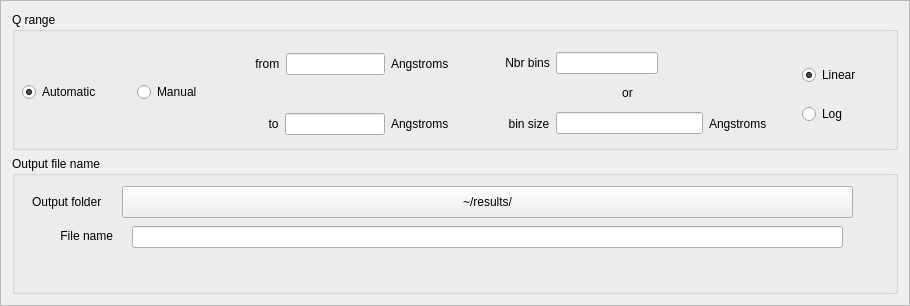
<?xml version="1.0" encoding="UTF-8"?>
<ui version="4.0">
 <class>Frame</class>
 <widget class="QFrame" name="Frame">
  <property name="geometry">
   <rect>
    <x>0</x>
    <y>0</y>
    <width>910</width>
    <height>306</height>
   </rect>
  </property>
  <property name="windowTitle">
   <string>Frame</string>
  </property>
  <property name="frameShape">
   <enum>QFrame::StyledPanel</enum>
  </property>
  <property name="frameShadow">
   <enum>QFrame::Raised</enum>
  </property>
  <layout class="QVBoxLayout" name="verticalLayout">
   <item>
    <widget class="QGroupBox" name="groupBox_4">
     <property name="title">
      <string>Q range</string>
     </property>
     <widget class="QWidget" name="horizontalLayoutWidget_4">
      <property name="geometry">
       <rect>
        <x>10</x>
        <y>40</y>
        <width>211</width>
        <height>81</height>
       </rect>
      </property>
      <layout class="QHBoxLayout" name="horizontalLayout_4">
       <item>
        <widget class="QRadioButton" name="radioButton_10">
         <property name="text">
          <string>Automatic         </string>
         </property>
         <property name="checked">
          <bool>true</bool>
         </property>
        </widget>
       </item>
       <item>
        <widget class="QRadioButton" name="radioButton_11">
         <property name="text">
          <string>Manual</string>
         </property>
        </widget>
       </item>
      </layout>
     </widget>
     <widget class="QWidget" name="widget" native="true">
      <property name="enabled">
       <bool>true</bool>
      </property>
      <property name="geometry">
       <rect>
        <x>220</x>
        <y>30</y>
        <width>861</width>
        <height>101</height>
       </rect>
      </property>
      <widget class="QWidget" name="layoutWidget">
       <property name="geometry">
        <rect>
         <x>10</x>
         <y>10</y>
         <width>207</width>
         <height>84</height>
        </rect>
       </property>
       <layout class="QVBoxLayout" name="verticalLayout_5">
        <item>
         <layout class="QHBoxLayout" name="horizontalLayout_12">
          <item>
           <widget class="QLabel" name="label_4">
            <property name="enabled">
             <bool>true</bool>
            </property>
            <property name="text">
             <string>    from</string>
            </property>
           </widget>
          </item>
          <item>
           <widget class="QLineEdit" name="lineEdit_2">
            <property name="enabled">
             <bool>true</bool>
            </property>
           </widget>
          </item>
          <item>
           <widget class="QLabel" name="label_8">
            <property name="enabled">
             <bool>true</bool>
            </property>
            <property name="text">
             <string>Angstroms</string>
            </property>
           </widget>
          </item>
         </layout>
        </item>
        <item>
         <widget class="QLabel" name="label_13">
          <property name="text">
           <string/>
          </property>
          <property name="alignment">
           <set>Qt::AlignCenter</set>
          </property>
         </widget>
        </item>
        <item>
         <layout class="QHBoxLayout" name="horizontalLayout_13">
          <item>
           <widget class="QLabel" name="label_14">
            <property name="text">
             <string>        to</string>
            </property>
           </widget>
          </item>
          <item>
           <widget class="QLineEdit" name="lineEdit_7"/>
          </item>
          <item>
           <widget class="QLabel" name="label_15">
            <property name="text">
             <string>Angstroms</string>
            </property>
           </widget>
          </item>
         </layout>
        </item>
       </layout>
      </widget>
      <widget class="QWidget" name="layoutWidget_2">
       <property name="geometry">
        <rect>
         <x>230</x>
         <y>10</y>
         <width>331</width>
         <height>84</height>
        </rect>
       </property>
       <layout class="QVBoxLayout" name="verticalLayout_6">
        <item>
         <layout class="QHBoxLayout" name="horizontalLayout_14">
          <item>
           <widget class="QLabel" name="label_16">
            <property name="enabled">
             <bool>true</bool>
            </property>
            <property name="text">
             <string>             Nbr bins</string>
            </property>
           </widget>
          </item>
          <item>
           <widget class="QLineEdit" name="lineEdit_8">
            <property name="enabled">
             <bool>true</bool>
            </property>
           </widget>
          </item>
          <item>
           <spacer name="horizontalSpacer_2">
            <property name="orientation">
             <enum>Qt::Horizontal</enum>
            </property>
            <property name="sizeHint" stdset="0">
             <size>
              <width>140</width>
              <height>20</height>
             </size>
            </property>
           </spacer>
          </item>
         </layout>
        </item>
        <item>
         <widget class="QLabel" name="label_17">
          <property name="enabled">
           <bool>true</bool>
          </property>
          <property name="text">
           <string>or</string>
          </property>
          <property name="alignment">
           <set>Qt::AlignCenter</set>
          </property>
         </widget>
        </item>
        <item>
         <layout class="QHBoxLayout" name="horizontalLayout_15">
          <item>
           <widget class="QLabel" name="label_18">
            <property name="enabled">
             <bool>true</bool>
            </property>
            <property name="text">
             <string>              bin size</string>
            </property>
           </widget>
          </item>
          <item>
           <widget class="QLineEdit" name="lineEdit_4">
            <property name="enabled">
             <bool>true</bool>
            </property>
           </widget>
          </item>
          <item>
           <widget class="QLabel" name="label_19">
            <property name="enabled">
             <bool>true</bool>
            </property>
            <property name="text">
             <string>Angstroms        </string>
            </property>
           </widget>
          </item>
         </layout>
        </item>
       </layout>
      </widget>
      <widget class="QWidget" name="verticalLayoutWidget_4">
       <property name="geometry">
        <rect>
         <x>570</x>
         <y>10</y>
         <width>66</width>
         <height>86</height>
        </rect>
       </property>
       <layout class="QVBoxLayout" name="verticalLayout_7">
        <item>
         <widget class="QRadioButton" name="radioButton_14">
          <property name="text">
           <string>Linear</string>
          </property>
          <property name="checked">
           <bool>true</bool>
          </property>
         </widget>
        </item>
        <item>
         <widget class="QRadioButton" name="radioButton_15">
          <property name="text">
           <string>Log</string>
          </property>
         </widget>
        </item>
       </layout>
      </widget>
     </widget>
    </widget>
   </item>
   <item>
    <widget class="QGroupBox" name="groupBox_5">
     <property name="title">
      <string>Output file name</string>
     </property>
     <widget class="QLabel" name="label_2">
      <property name="geometry">
       <rect>
        <x>20</x>
        <y>30</y>
        <width>101</width>
        <height>31</height>
       </rect>
      </property>
      <property name="maximumSize">
       <size>
        <width>270</width>
        <height>16777215</height>
       </size>
      </property>
      <property name="text">
       <string>Output folder</string>
      </property>
      <property name="alignment">
       <set>Qt::AlignLeading|Qt::AlignLeft|Qt::AlignVCenter</set>
      </property>
     </widget>
     <widget class="QPushButton" name="pushButton">
      <property name="enabled">
       <bool>true</bool>
      </property>
      <property name="geometry">
       <rect>
        <x>110</x>
        <y>30</y>
        <width>731</width>
        <height>32</height>
       </rect>
      </property>
      <property name="text">
       <string>~/results/</string>
      </property>
     </widget>
     <widget class="QLabel" name="label_3">
      <property name="geometry">
       <rect>
        <x>10</x>
        <y>70</y>
        <width>91</width>
        <height>20</height>
       </rect>
      </property>
      <property name="maximumSize">
       <size>
        <width>270</width>
        <height>16777215</height>
       </size>
      </property>
      <property name="text">
       <string>File name</string>
      </property>
      <property name="alignment">
       <set>Qt::AlignRight|Qt::AlignTrailing|Qt::AlignVCenter</set>
      </property>
     </widget>
     <widget class="QLineEdit" name="lineEdit">
      <property name="geometry">
       <rect>
        <x>120</x>
        <y>70</y>
        <width>711</width>
        <height>22</height>
       </rect>
      </property>
     </widget>
    </widget>
   </item>
  </layout>
 </widget>
 <resources/>
 <connections/>
</ui>
